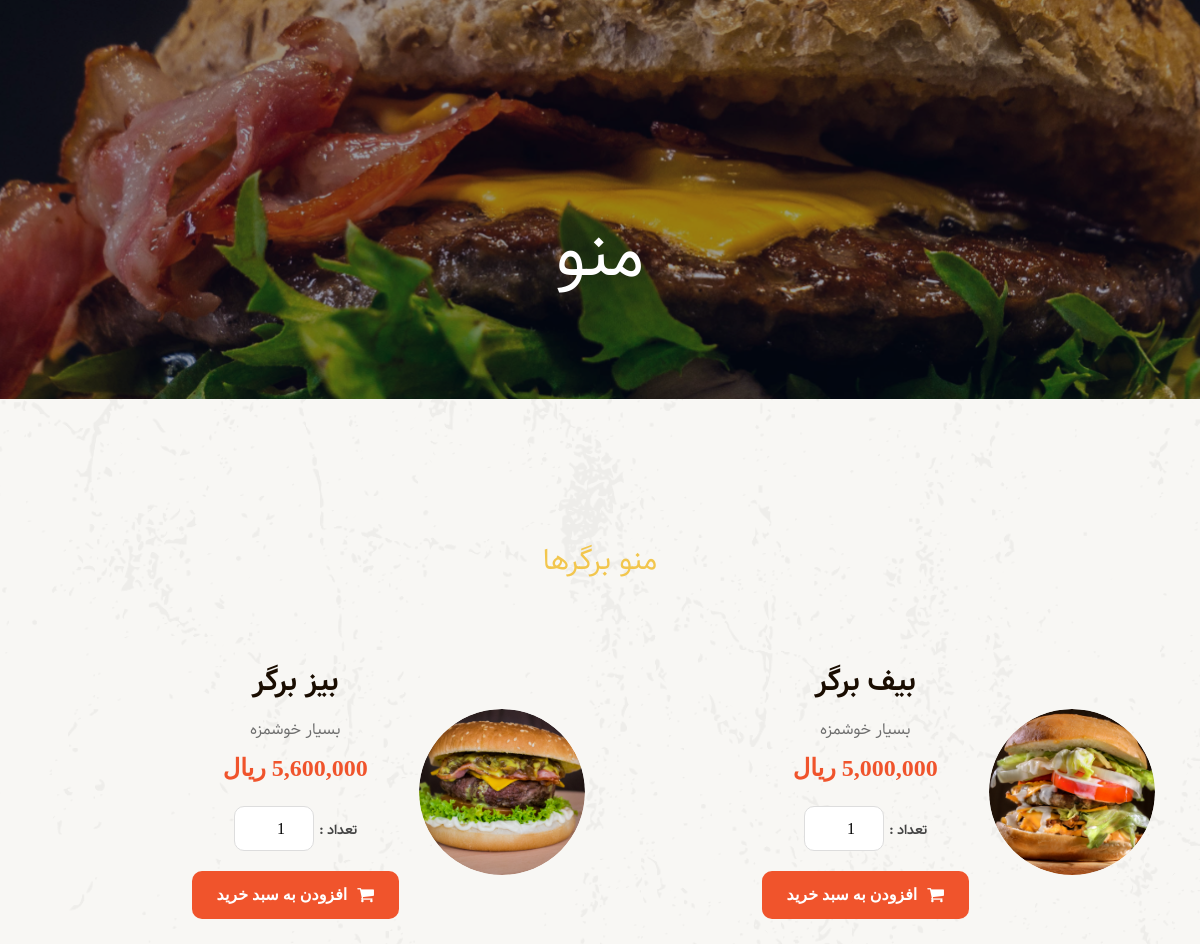
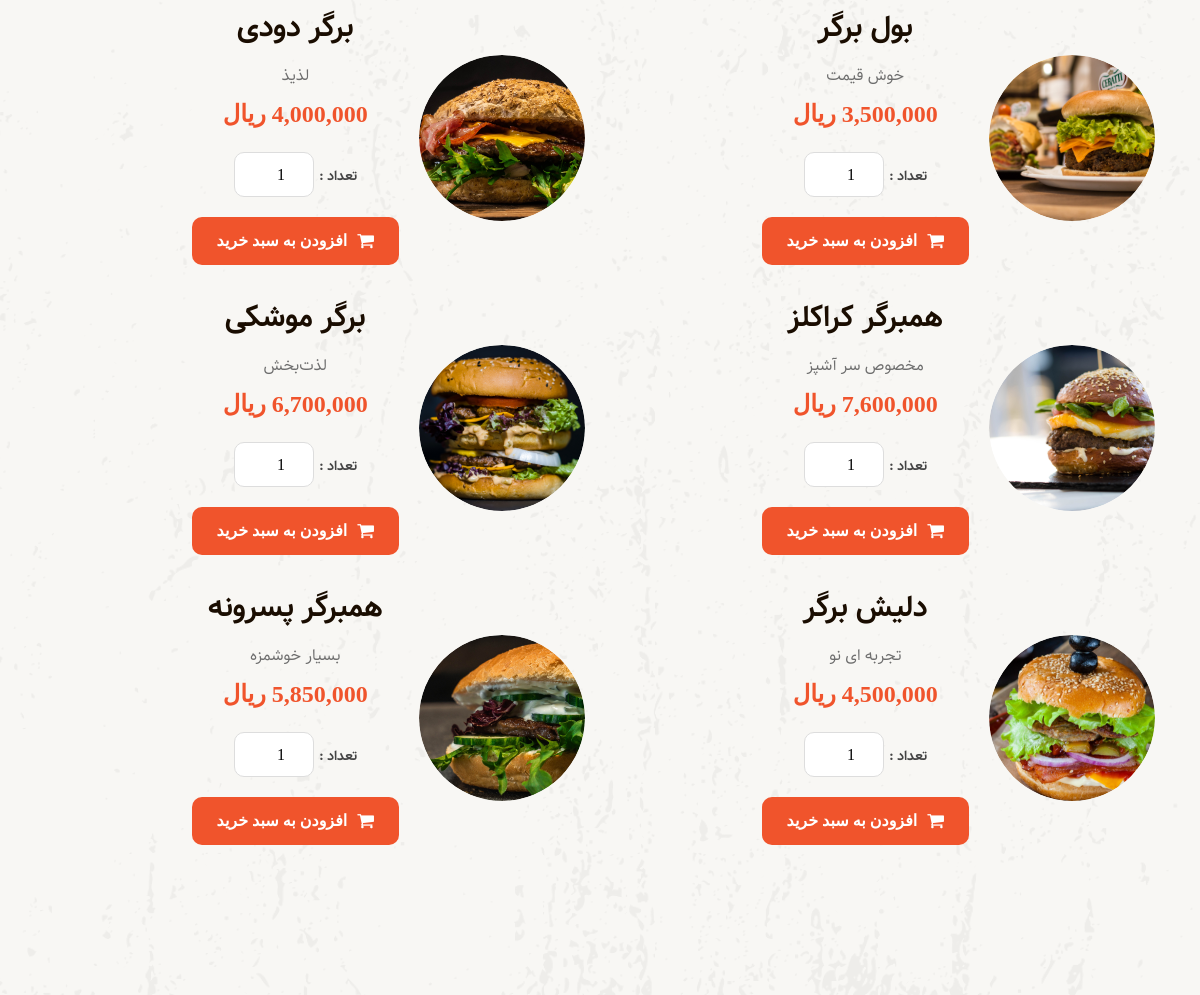
The page /burger/menu on the database its author committed (2 pictures, top to bottom).
### product_module/models.py (models this page shows, shortened)
class Burger(models.Model):
    name=models.CharField(max_length=100,verbose_name="نام محصول")
    price=models.IntegerField(verbose_name="قیمت محصول")
    image=models.ImageField(upload_to="images/products",verbose_name="تصویر محصول")
    short_description=models.CharField(max_length=300,null=True,verbose_name="توضیحات محصول")
    is_active=models.BooleanField(verbose_name='موجود/غیرموجود')
    is_popular=models.BooleanField(verbose_name="پرطرفدار")
    class Meta:
        verbose_name="محصول"
        verbose_name_plural="محصولات"

### product_module/views.py (the view)
# urls.py: path('menu',views.MenuView.as_view(),name='menu_page')
class MenuView(View):
    def get(self,request):
        products=Burger.objects.filter(is_active=True)
        context={
            'products':products
        }
        return render(request,'product_module/menu.html',context)

### polls/templatetags/poll_extras.py (called while the page is built)
@register.filter(name='three_digits_currency')
def three_digits_currency(value:int):
    return '{:,}'.format(value)+' ریال'

### product_module/templates/product_module/menu.html (shortened to what this page needs)
{% extends 'shared/layout.html' %}
{% load thumbnail %}
{% load poll_extras %}
{% block content %}
<div class="bradcam_area breadcam_bg overlay">
    <h3>منو</h3>
</div>
<div class="best_burgers_area">
    <div class="container">
        <div class="row">
            <div class="col-lg-12">
                <div class="section_title text-center mb-80">
                    <span>منو برگرها</span>
                </div>
            </div>
        </div>
        <div class="row">
            {% for product in products %}
            <div class="col-xl-6 col-md-6 col-lg-6">
                <div class="single_delicious d-flex align-items-center">
                    <div class="thumb">
                        {% thumbnail product.image '166' quality=95 crop='center' as im %}
                        <img src="{{im.url}}" alt="">
                        {% endthumbnail %}
                    </div>
                    <div class="info">
                        <h3>{{product.name}}</h3>
                        <p>{{product.short_description}}</p>
                        <span>{{product.price | three_digits_currency}}</span>
                        <span class="product-buy-box">
                            <label for="productCount">تعداد :</label>
                            <input type="number" min="1" id="productCount" value="1" class="search_box">
                            <button onclick="addProductToOrder('{{ product.id }}')" class="btn cart">
                                <i class="fa fa-shopping-cart"></i>
                                افزودن به سبد خرید
                            </button>
                        </span>
                    </div>
                </div>
            </div>
            {% endfor %}
        </div>
    </div>
</div>
{% endblock %}

### static/css/style.css (style rules this page uses)
* { font-family: Samim ; }
body { font-family: Samim, F_yekan ; font-weight: normal; font-style: normal; }
a, button { color: #1F1F1F; outline: medium none; }
h1, h2, h3, h4, h5 { font-family: Samim ; color: #1F1F1F; }
p { font-size: 16px; font-weight: 300; text-align: right; line-height: 28px; color: #4D4D4D; margin-bottom: 13px; font-family: Samim ; }
label { color: #7e7e7e; cursor: pointer; font-size: 14px; font-weight: 400; }
*::placeholder { color: #cccccc; font-size: 14px; opacity: 1; }
h3 { font-size: 24px; }
.overlay { position: relative; z-index: 0; }
.overlay::before { position: absolute; content: ""; background-color: #040E27; top: 0; left: 0; width: 100%; height: 100%; z-index: -1; opacity: .4; }
.section_title span { color: #F2C64D; font-size: 30px; text-align: center; font-weight: 400; margin-bottom: 18px; display: block; font-family: Samim ; }
.mb-80 { margin-bottom: 80px; }
.breadcam_bg { background-image: url(../img/banner/bradcam.png); }
.bradcam_area { background-size: cover; background-position: center center; text-align: center; padding: 215px 0 100px 0; }
.bradcam_area h3 { font-size: 70px; color: #fff; font-weight: 400; margin-bottom: 0; font-family: Samim ; text-transform: uppercase; }
.best_burgers_area { padding-bottom: 115px; padding-top: 140px; background-image: url(../img/banner/burger_bg.png); background-size: cover; background-position: center center; background-repeat: no-repeat; }
.best_burgers_area .single_delicious { margin-bottom: 35px; }
.best_burgers_area .single_delicious .thumb { -webkit-border-radius: 50%; -moz-border-radius: 50%; border-radius: 50%; }
.best_burgers_area .single_delicious .thumb img { -webkit-border-radius: 50%; -moz-border-radius: 50%; border-radius: 50%; }
.best_burgers_area .single_delicious .info { text-align: center; padding-right: 20px; }
.best_burgers_area .single_delicious .info h3 { font-size: 30px; color: #1A0D01; font-weight: 700; font-family: Samim ; }
.best_burgers_area .single_delicious .info p { font-size: 16px; font-weight: 400; text-align: center; line-height: 28px; margin-top: 16px; margin-bottom: 6px; color: #6E6E6E; font-family: Samim ; }
.best_burgers_area .single_delicious .info span { display: block; font-weight: 700; font-size: 24px; color: #F0542C; font-family: cursive ; }
h1, h2, h3, h4, h5, h6 { line-height: 1.2em; }
body { background: #f8f9fa; font-family: Vazirmatn, sans-serif; direction: rtl; }
.product-buy-box { display: flex; align-items: center; gap: 15px; flex-wrap: wrap; margin-top: 20px; }
.product-buy-box label { font-weight: bold; color: #444; margin-bottom: 0; }
.product-buy-box input[type="number"] { width: 80px; height: 45px; text-align: center; border: 1px solid #ddd; border-radius: 10px; outline: none; transition: .3s; font-size: 16px; }
.product-buy-box button { padding: 12px 25px; border: none; border-radius: 10px; background: #F0542C; color: white; font-size: 16px; font-weight: bold; transition: .3s; display: flex; align-items: center; gap: 10px; margin-top: 20px; }
.product-buy-box button i { font-size: 18px; }

### rows shown on the page
Burger: shows a picture, name "بیف برگر", short_description "بسیار خوشمزه", price|three_digits_currency "5,000,000 ریال"
Burger: shows a picture, name "بیز برگر", short_description "بسیار خوشمزه", price|three_digits_currency "5,600,000 ریال"
Burger: shows a picture, name "بول برگر", short_description "خوش قیمت", price|three_digits_currency "3,500,000 ریال"
Burger: shows a picture, name "برگر دودی", short_description "لذیذ", price|three_digits_currency "4,000,000 ریال"
Burger: shows a picture, name "همبرگر کراکلز", short_description "مخصوص سر آشپز", price|three_digits_currency "7,600,000 ریال"
Burger: shows a picture, name "برگر موشکی", short_description "لذت‌بخش", price|three_digits_currency "6,700,000 ریال"
Burger: shows a picture, name "دلیش برگر", short_description "تجربه ای نو", price|three_digits_currency "4,500,000 ریال"
Burger: shows a picture, name "همبرگر پسرونه", short_description "بسیار خوشمزه", price|three_digits_currency "5,850,000 ریال"
